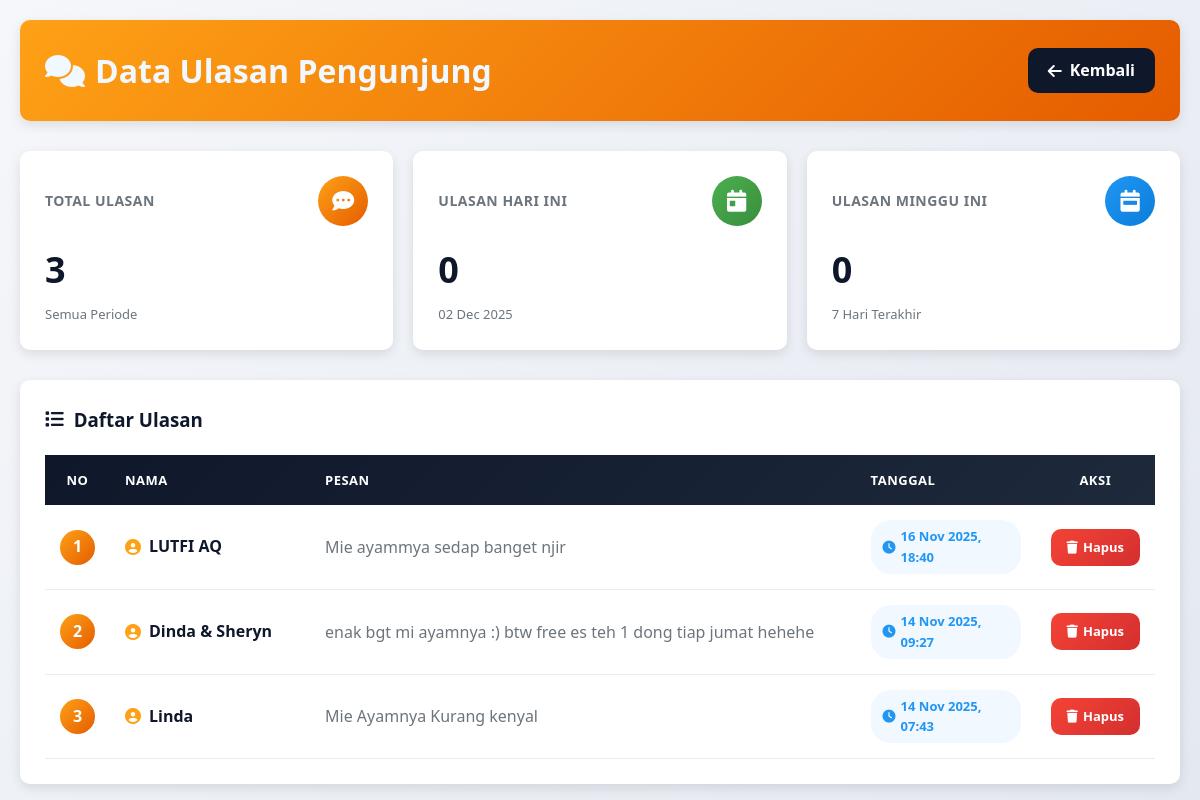
Before: /ulasan.php with the older database file.
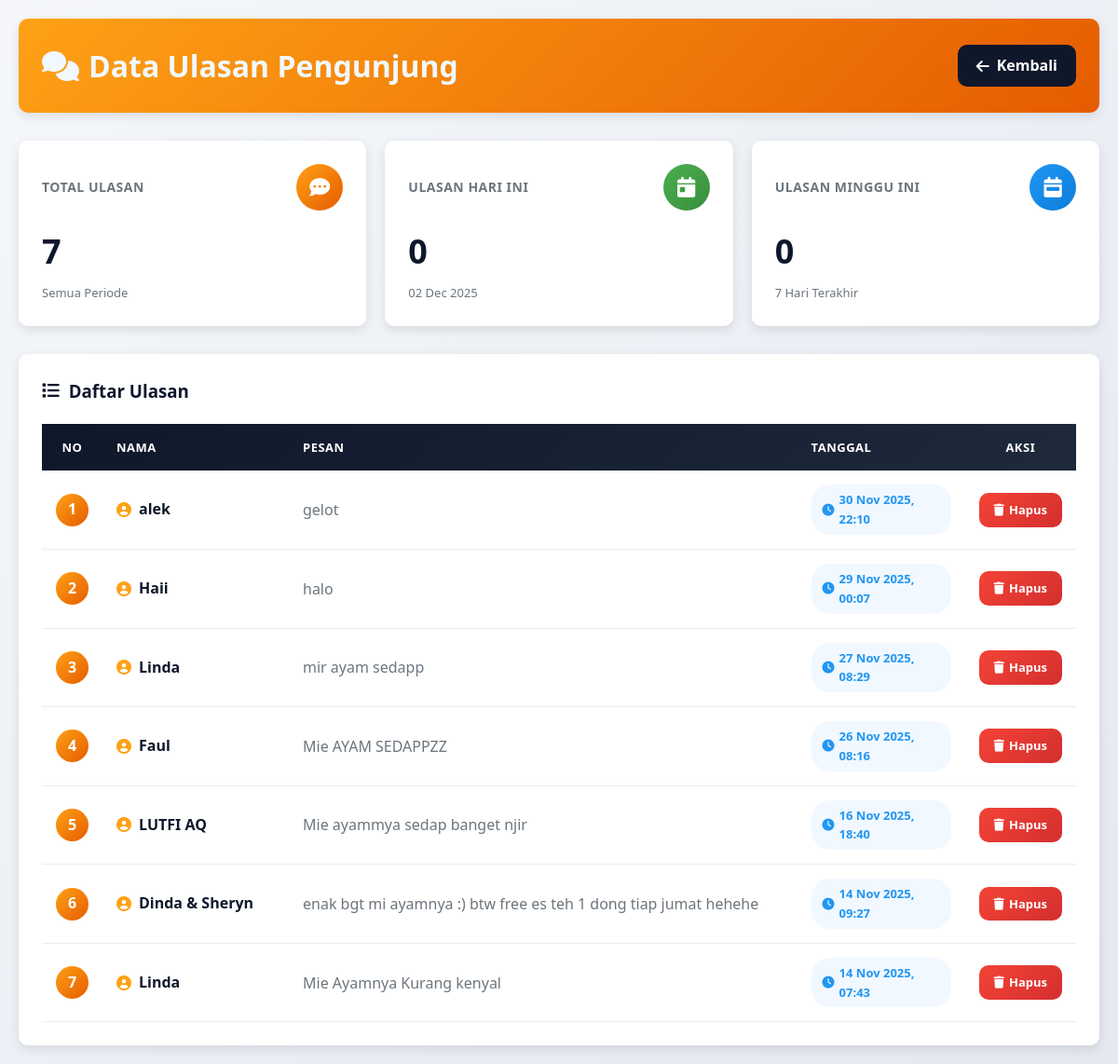
After: the same page with the newer database file.
### tables this page shows
CREATE TABLE `ulasan` (
  `id_ulasan` int(11) NOT NULL,
  `id_pelanggan` int(11) DEFAULT NULL,
  `nama_pengguna` varchar(100) NOT NULL,
  `pesan` text NOT NULL,
  `tanggal_ulasan` datetime DEFAULT current_timestamp(),
  `id_admin` int(11) DEFAULT NULL
);

### ulasan.php (the view, shortened to what this page needs)
<?php
include 'connection.php';
$result = $conn->query("SELECT * FROM ulasan ORDER BY tanggal_ulasan DESC");
$total_ulasan = $result->num_rows;
$query_hari_ini = $conn->query("SELECT COUNT(*) as total FROM ulasan WHERE DATE(tanggal_ulasan) = CURDATE()");
$ulasan_hari_ini = $query_hari_ini->fetch_assoc()['total'];
$query_minggu_ini = $conn->query("SELECT COUNT(*) as total FROM ulasan WHERE YEARWEEK(tanggal_ulasan, 1) = YEARWEEK(CURDATE(), 1)");
$ulasan_minggu_ini = $query_minggu_ini->fetch_assoc()['total'];
?>
<!DOCTYPE html>
<html lang="id">
<head>
    <link rel="stylesheet" href="https://cdnjs.cloudflare.com/ajax/libs/font-awesome/6.4.0/css/all.min.css">
</head>
<body>
<div class="container" id="container">
    <div class="page-header">
        <h1><i class="fa fa-comments"></i> Data Ulasan Pengunjung</h1>
        <a href="admin_dashboard.php" class="btn-back">
            <i class="fa fa-arrow-left"></i> Kembali
        </a>
    </div>
    <div class="stats-grid">
        <div class="stat-card">
            <div class="stat-header">
                <div class="stat-title">Total Ulasan</div>
                <div class="stat-icon primary">
                    <i class="fa fa-comment-dots"></i>
                </div>
            </div>
            <div class="stat-value"><?= $total_ulasan ?></div>
            <div class="stat-label">Semua Periode</div>
        </div>
        <div class="stat-card">
            <div class="stat-header">
                <div class="stat-title">Ulasan Hari Ini</div>
                <div class="stat-icon accent">
                    <i class="fa fa-calendar-day"></i>
                </div>
            </div>
            <div class="stat-value"><?= $ulasan_hari_ini ?></div>
            <div class="stat-label"><?= date('d M Y') ?></div>
        </div>
        <div class="stat-card">
            <div class="stat-header">
                <div class="stat-title">Ulasan Minggu Ini</div>
                <div class="stat-icon info">
                    <i class="fa fa-calendar-week"></i>
                </div>
            </div>
            <div class="stat-value"><?= $ulasan_minggu_ini ?></div>
            <div class="stat-label">7 Hari Terakhir</div>
        </div>
    </div>
    <div class="table-container">
        <h3><i class="fa fa-list"></i> Daftar Ulasan</h3>
        <?php if ($result->num_rows > 0): ?>
            <table class="ulasan-table">
                <thead>
                    <tr>
                        <th style="width: 60px; text-align: center;">No</th>
                        <th style="width: 200px;">Nama</th>
                        <th>Pesan</th>
                        <th style="width: 180px;">Tanggal</th>
                        <th style="width: 100px; text-align: center;">Aksi</th>
                    </tr>
                </thead>
                <tbody>
                    <?php
                    $no = 1;
                    while ($row = $result->fetch_assoc()):
                    ?>
                    <tr>
                        <td style="text-align: center;">
                            <span class="no-badge"><?= $no ?></span>
                        </td>
                        <td>
                            <div class="nama-user">
                                <i class="fa fa-user-circle"></i>
                                <?= htmlspecialchars($row['nama_pengguna']) ?>
                            </div>
                        </td>
                        <td>
                            <div class="pesan-text">
                                <?= htmlspecialchars($row['pesan']) ?>
                            </div>
                        </td>
                        <td>
                            <span class="tanggal-badge">
                                <i class="fa fa-clock"></i>
                                <?= date('d M Y, H:i', strtotime($row['tanggal_ulasan'])) ?>
                            </span>
                        </td>
                        <td style="text-align: center;">
                            <a href="ulasan.php?hapus=<?= $row['id_ulasan'] ?>"
                               class="btn-delete"
                               onclick="return confirm('Yakin ingin hapus pesan ini?');">
                                <i class="fa fa-trash"></i> Hapus
                            </a>
                        </td>
                    </tr>
                    <?php
                    $no++;
                    endwhile;
                    ?>
                </tbody>
            </table>
        <?php endif; ?>
    </div>
</div>
</body>
</html>

### ulasan.php (style rules this page uses)
:root { --primary: #FEA116; --primary-dark: #e55c00; --secondary: #0F172B; --accent: #4CAF50; --danger: #f44336; --warning: #ff9800; --info: #2196F3; --light: #F1F8FF; --dark: #0F172B; --gray: #6c757d; --gray-light: #e9ecef; --border-radius: 10px; --box-shadow: 0 4px 12px rgba(0, 0, 0, 0.1); --transition: all 0.3s ease; }
* { margin: 0; padding: 0; box-sizing: border-box; }
body { font-family: 'Segoe UI', 'Poppins', sans-serif; background: linear-gradient(135deg, #f5f7fa 0%, #e4e8f0 100%); color: var(--dark); line-height: 1.6; min-height: 100vh; padding: 20px; }
.container { max-width: 1400px; margin: 0 auto; opacity: 0; transform: translateY(20px); }
.container.show { animation: fadeInUp 0.6s ease forwards; }
.page-header { background: linear-gradient(135deg, var(--primary) 0%, var(--primary-dark) 100%); color: white; border-radius: var(--border-radius); padding: 25px; margin-bottom: 30px; box-shadow: var(--box-shadow); display: flex; justify-content: space-between; align-items: center; flex-wrap: wrap; gap: 15px; }
.page-header h1 { color: var(--light); display: flex; align-items: center; gap: 10px; margin: 0; }
.btn-back { background: var(--secondary); color: white; padding: 10px 20px; border-radius: var(--border-radius); text-decoration: none; display: inline-flex; align-items: center; gap: 8px; transition: var(--transition); font-weight: 600; }
.stats-grid { display: grid; grid-template-columns: repeat(auto-fit, minmax(280px, 1fr)); gap: 20px; margin-bottom: 30px; }
.stat-card { background: white; border-radius: var(--border-radius); padding: 25px; box-shadow: var(--box-shadow); transition: var(--transition); opacity: 0; transform: translateY(20px); }
.stat-card.show { animation: fadeInUp 0.5s ease forwards; }
.stat-card:nth-child(1) { animation-delay: 0.2s; }
.stat-card:nth-child(2) { animation-delay: 0.3s; }
.stat-card:nth-child(3) { animation-delay: 0.4s; }
.stat-header { display: flex; justify-content: space-between; align-items: center; margin-bottom: 15px; }
.stat-title { font-size: 14px; color: var(--gray); font-weight: 600; text-transform: uppercase; letter-spacing: 0.5px; }
.stat-icon { width: 50px; height: 50px; border-radius: 50%; display: flex; align-items: center; justify-content: center; font-size: 22px; color: white; }
.stat-icon.primary { background: linear-gradient(135deg, var(--primary), var(--primary-dark)); }
.stat-icon.accent { background: linear-gradient(135deg, var(--accent), #388e3c); }
.stat-icon.info { background: linear-gradient(135deg, var(--info), #0b7dda); }
.stat-value { font-size: 36px; font-weight: 700; color: var(--dark); margin-bottom: 5px; }
.stat-label { font-size: 13px; color: var(--gray); }
.table-container { background: white; border-radius: var(--border-radius); padding: 25px; box-shadow: var(--box-shadow); overflow-x: auto; }
.table-container h3 { margin: 0 0 20px 0; color: var(--dark); display: flex; align-items: center; gap: 10px; }
.ulasan-table { width: 100%; border-collapse: collapse; }
.ulasan-table thead tr { background: linear-gradient(135deg, var(--secondary) 0%, #1e293b 100%); color: white; }
.ulasan-table th { padding: 15px; text-align: left; font-weight: 600; text-transform: uppercase; font-size: 13px; letter-spacing: 0.5px; }
.ulasan-table tbody tr { border-bottom: 1px solid var(--gray-light); transition: var(--transition); }
.ulasan-table td { padding: 15px; vertical-align: middle; }
.no-badge { background: linear-gradient(135deg, var(--primary), var(--primary-dark)); color: white; width: 35px; height: 35px; border-radius: 50%; display: inline-flex; align-items: center; justify-content: center; font-weight: 600; }
.nama-user { font-weight: 600; color: var(--dark); display: flex; align-items: center; gap: 8px; }
.nama-user i { color: var(--primary); }
.pesan-text { color: var(--gray); line-height: 1.5; max-width: 500px; }
.tanggal-badge { background: var(--light); color: var(--info); padding: 6px 12px; border-radius: 20px; font-size: 13px; font-weight: 600; display: inline-flex; align-items: center; gap: 5px; }
.btn-delete { background: linear-gradient(135deg, var(--danger), #d32f2f); color: white; padding: 8px 16px; border-radius: var(--border-radius); border: none; cursor: pointer; transition: var(--transition); font-weight: 600; display: inline-flex; align-items: center; gap: 5px; text-decoration: none; font-size: 13px; }

Changed rows visible on the page:
added ulasan: nama_pengguna "alek", pesan "gelot", tanggal_ulasan "30 Nov 2025, 22:10"
added ulasan: nama_pengguna "Haii", pesan "halo", tanggal_ulasan "29 Nov 2025, 00:07"
added ulasan: nama_pengguna "Linda", pesan "mir ayam sedapp", tanggal_ulasan "27 Nov 2025, 08:29"
added ulasan: nama_pengguna "Faul", pesan "Mie AYAM SEDAPPZZ", tanggal_ulasan "26 Nov 2025, 08:16"
Other visible differences:
$total_ulasan: "3" → "7"
